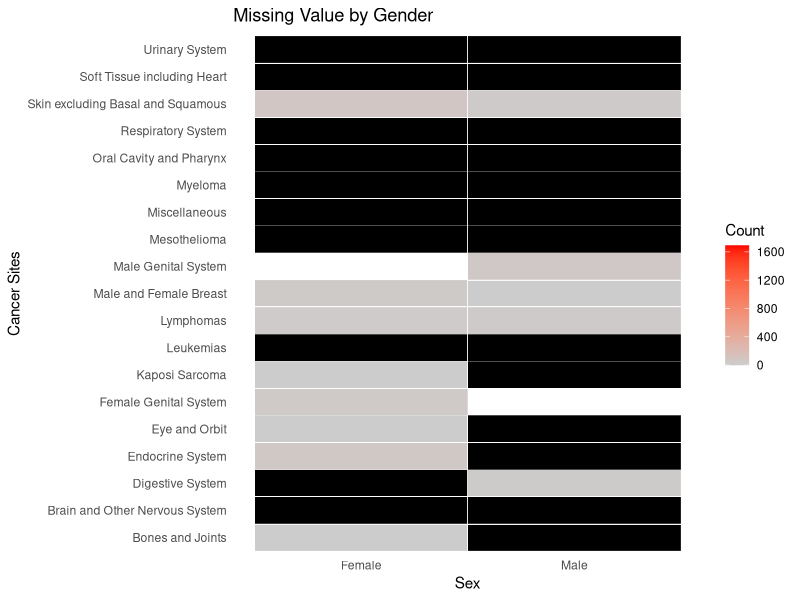
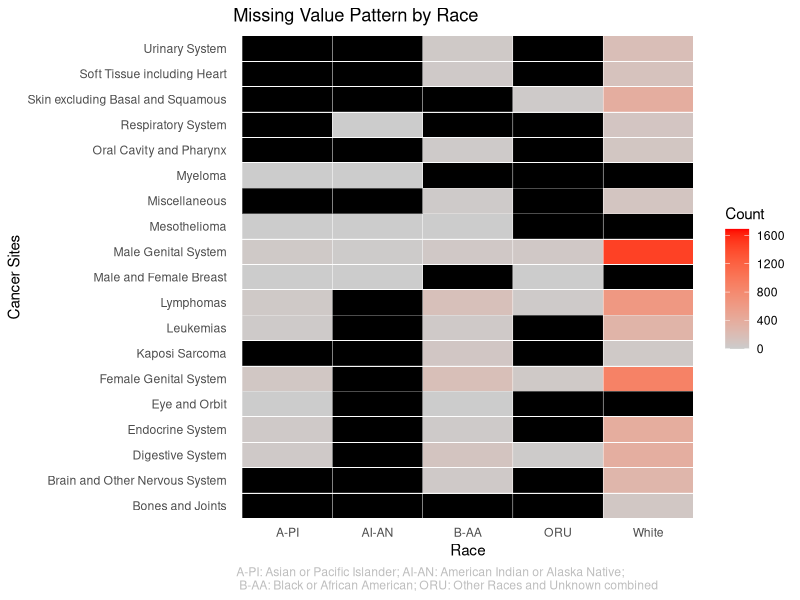
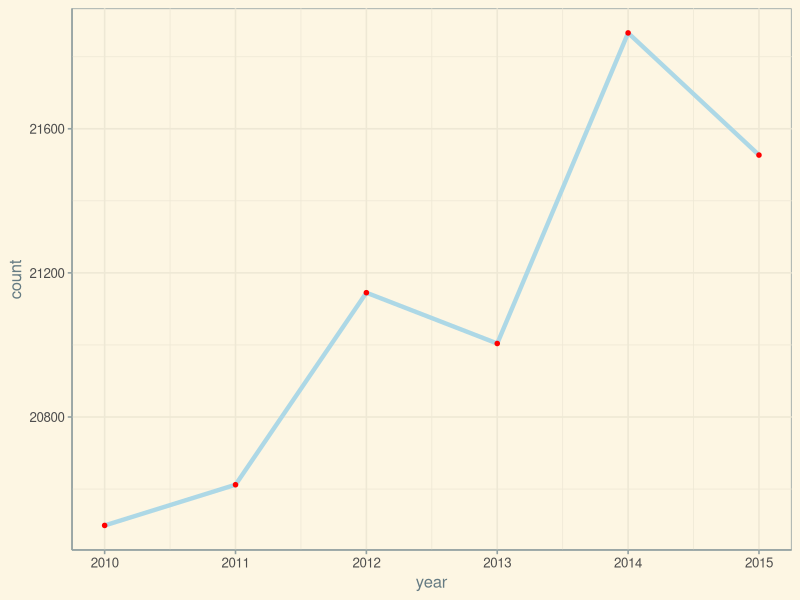
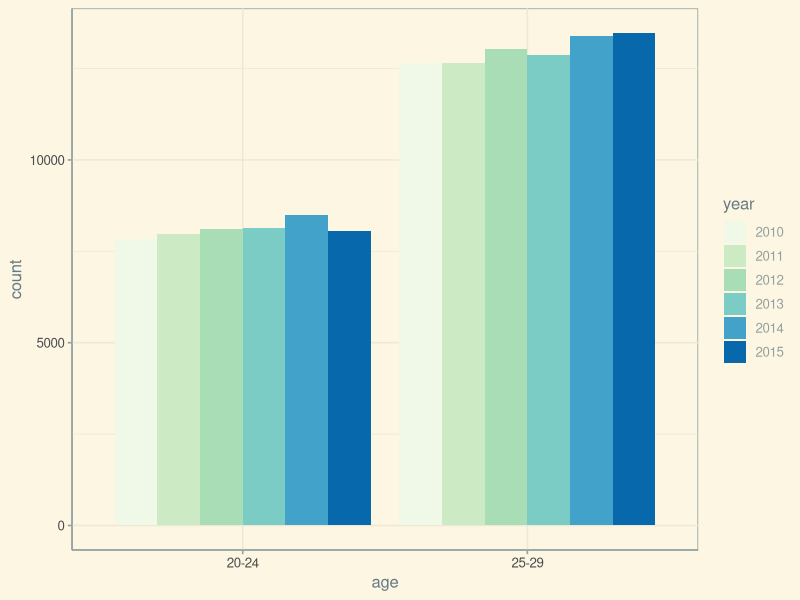
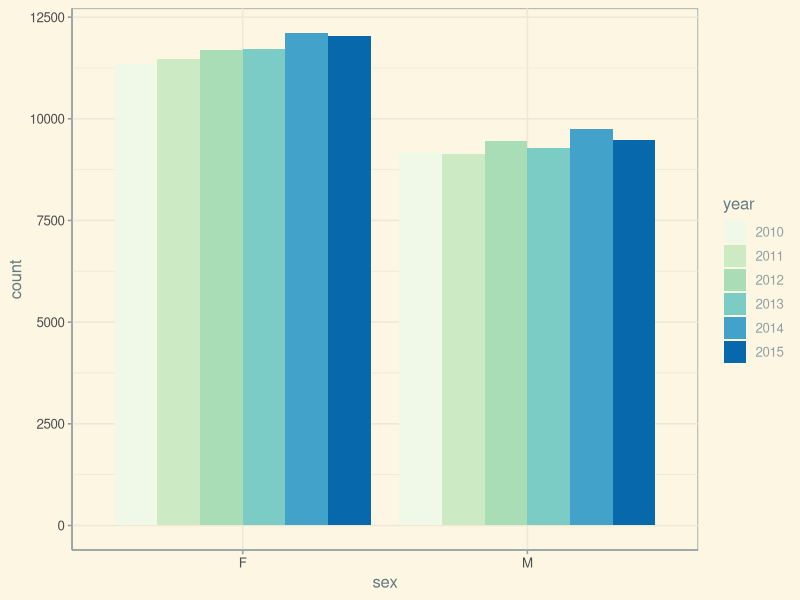
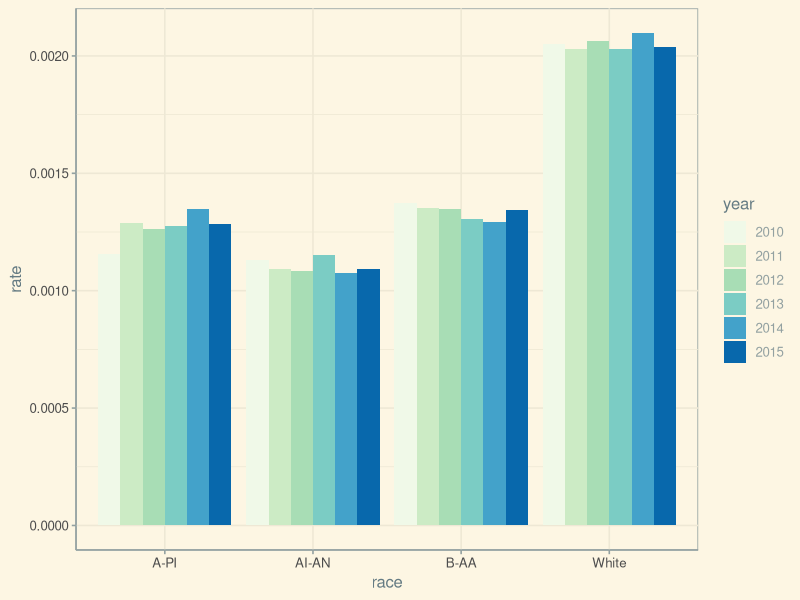
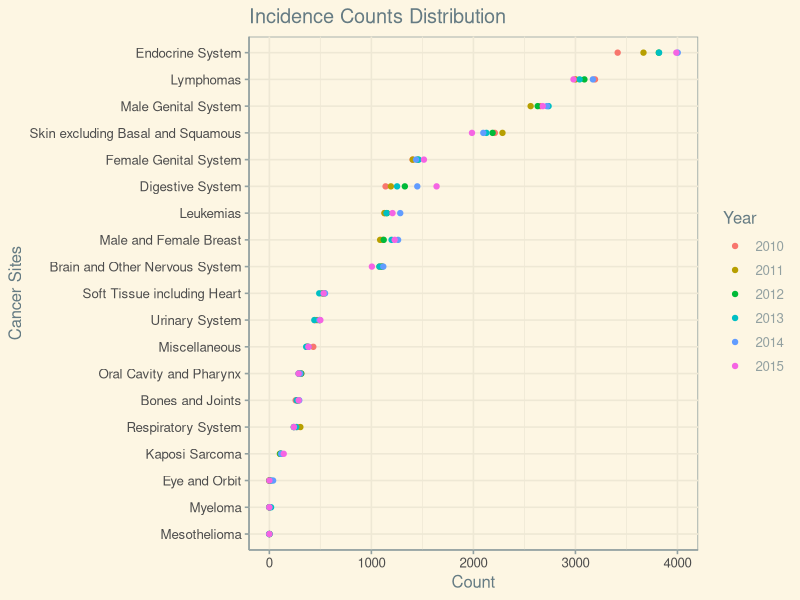
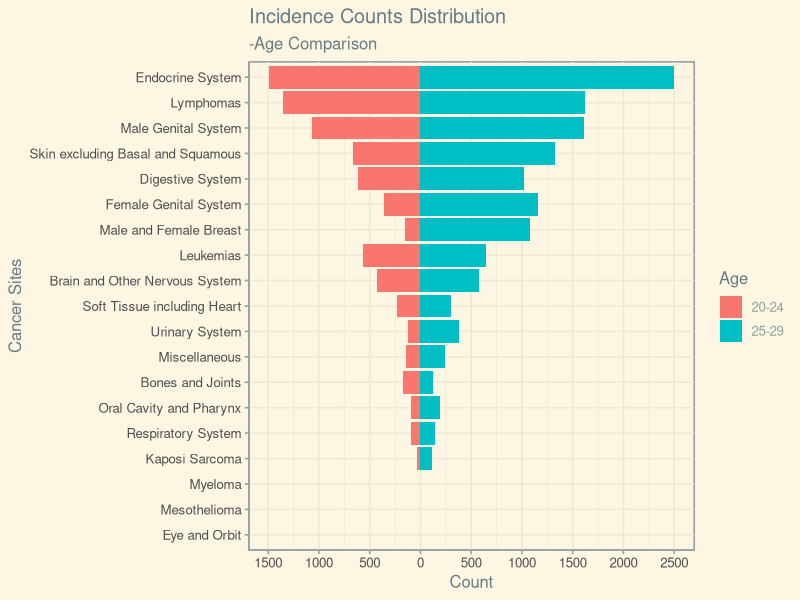

Reproduce these figures in R, in order.
## ---- chunk 1
knitr::opts_chunk$set(cache = TRUE)
## ---- chunk 2
# loading libraries
library(dplyr)
library(tidyr)
library(ggplot2)
library(ggthemes)
library(viridis)
library(gridExtra)
## ---- chunk 3
cancer <- read.table("../data/tidy/data_p.txt",fill = T, header = T)
head(cancer, 3)
## ---- chunk 4
cancer_c <- cancer %>% dplyr::select(-14,-4,-5,-10) %>% filter(Cancer.Sites != "Applicable" & Cancer.Sites != "Not" & Count != "Not" & Count != "Applicable") 
#head(cancer_c,3)
## ---- chunk 5
cancer_all <- cancer_c %>% filter(Cancer.Sites.Code == 0)
cancer_all$Count <- as.numeric(as.character(cancer_all$Count))
cancer_all[which(cancer_all$Race == "American Indian or Alaska Native"),]$Race <- "AI-AN"
cancer_all[which(cancer_all$Race == "Asian or Pacific Islander"),]$Race <- "A-PI"
cancer_all[which(cancer_all$Race == "Black or African American"),]$Race <- "B-AA"
cancer_all[which(cancer_all$Race == "Other Races and Unknown combined"),]$Race <- "ORU"
head(cancer_all,3)
## ---- chunk 6
cancer_noall <- cancer_c %>% filter(Cancer.Sites.Code != 0 & Cancer.Sites.Code != "Breast-InSitu"  & Cancer.Sites.Code != "Breast-InSitu-Male" & Cancer.Sites.Code != "Breast-InSitu-Female")

a <- c(which(cancer_noall$Cancer.Sites.Code == "21041-21049")[1] : (which(cancer_noall$Cancer.Sites.Code == "21060")[1] - 1))
cancer_noall <- cancer_noall[-a,]
b <- c(which(cancer_noall$Cancer.Sites.Code == "21071")[1] : (which(cancer_noall$Cancer.Sites.Code == "21080")[1] - 1))
cancer_noall <- cancer_noall[-b,]
c <- c(which(cancer_noall$Cancer.Sites.Code == "33011")[1] : (which(cancer_noall$Cancer.Sites.Code == "33041-33042")[1] - 1))
cancer_noall <- cancer_noall[-c,]
d <- c(which(cancer_noall$Cancer.Sites.Code == "33041")[1] : (which(cancer_noall$Cancer.Sites.Code == "34000")[1] - 1))
cancer_noall <- cancer_noall[-d,]
e <- c(which(cancer_noall$Cancer.Sites.Code == "35013")[1] : (which(cancer_noall$Cancer.Sites.Code == "36010")[1] - 1))
cancer_noall <- cancer_noall[-e,]
cancer_noall$Race <- as.character(cancer_noall$Race)
cancer_noall[which(cancer_noall$Race == "American Indian or Alaska Native"),]$Race <- "AI-AN"
cancer_noall[which(cancer_noall$Race == "Asian or Pacific Islander"),]$Race <- "A-PI"
cancer_noall[which(cancer_noall$Race == "Black or African American"),]$Race <- "B-AA"
cancer_noall[which(cancer_noall$Race == "Other Races and Unknown combined"),]$Race <- "ORU"

labels <- c("20010-20100","21010-21130","22010-22060","23000", "24000", "25010-25020", "26000", "27010-27070","28010-28040", "29010-29040", "30000", "31010-31040", "32010-32020","33011-33042","34000","35011-35043", "36010", "36020", "37000")
cancer1_m <- cancer_noall %>% filter(Cancer.Sites.Code %in% labels)
#head(cancer1_m,5)

cancer2_m <- cancer_noall[-which(cancer_noall$Cancer.Sites.Code %in% labels),]
#head(cancer2_m,5)
## ---- chunk 7
cancer1 <- cancer1_m %>% filter(Count != "Suppressed")
cancer2 <- cancer2_m %>% filter(Count != "Suppressed")
cancer1$Count <- as.numeric(as.character(cancer1$Count))
cancer2$Count <- as.numeric(as.character(cancer2$Count))
head(cancer1,3)
head(cancer2,3)
## ---- chunk 8
cancer_s <- cancer1_m %>% dplyr::select(1,5,8)
cancer_s$Count <- as.numeric(as.character(cancer_s$Count))
ggplot(cancer_s, aes(x = Cancer.Sites, y = Sex, fill = Count)) +
  geom_tile(color = "white") + 
  scale_fill_gradient(low = "grey80", high = "red", na.value = "black") + 
  ggtitle("Missing Value by Gender")+
  xlab("Cancer Sites")+
  theme_classic() + coord_flip()+theme(axis.line = element_blank(),
                                  axis.ticks = element_blank())

## ---- chunk 9
cancer1_m[which(cancer1_m$Count == "Suppressed"),]$Count <- NA
cancer_r <- cancer1_m %>% dplyr::select(1,7,8)

cancer_r$Count <- as.numeric(as.character(cancer_r$Count))

ggplot(cancer_r, aes(x = Cancer.Sites, y = Race, fill = Count)) +
  geom_tile(color = "white") + 
  scale_fill_gradient(low = "grey80", high = "red", na.value = "black") + 
  ggtitle("Missing Value Pattern by Race")+
  xlab("Cancer Sites")+
  labs(caption = paste(c(" A-PI: Asian or Pacific Islander; AI-AN: American Indian or Alaska Native;"),"\n"                                  ,c(" B-AA: Black or African American; ORU: Other Races and Unknown combined")))+
  theme_classic() + coord_flip()+theme(axis.line = element_blank(),
                                  axis.ticks = element_blank(),
                                  plot.caption =element_text(color = "grey",hjust = 0))
## ---- chunk 10
cancer_year <- data.frame(year = cancer_all$Year, count = cancer_all$Count)
cancer_year1 <- aggregate(cancer_year$count, by=list(Category=cancer_year$year), FUN=sum)
colnames(cancer_year1) <- c("year","count")
cancer_year$count <- as.factor(cancer_year$count)
g1 <- ggplot(cancer_year1,aes(x = year, y = count, group = 1)) + geom_line(col = "lightblue", size=1.5) + geom_point(size=2, shape=20, col = "red") + theme_solarized()
g1
## ---- chunk 11
cancer_age <- data.frame(age = cancer_all$Age.Groups.Code, count = cancer_all$Count, year = as.factor(cancer_all$Year))
cancer_age1 <- aggregate(count~age+year, data = cancer_age, FUN="sum")
g2 <- ggplot(cancer_age1, aes(x = age, y = count, fill = year)) + geom_bar(stat = "identity", position = "dodge") + scale_fill_brewer(palette = 4)+ theme(axis.text.x = element_text(size = 7, angle = 10)) + theme_solarized()
g2
## ---- chunk 12
cancer_sex <- data.frame(year = as.factor(cancer_all$Year), sex = cancer_all$Sex.Code, count = cancer_all$Count)
cancer_sex1 <- aggregate(count~sex+year, data = cancer_sex, FUN="sum")
g3 <- ggplot(cancer_sex1,aes(x = sex, y = count, fill = year)) + geom_bar(stat = "identity", position = "dodge") + scale_fill_brewer(palette = 4)+ theme(axis.text.x = element_text(size = 7, angle = 10)) + theme_solarized()
g3
## ---- chunk 13
cancer_race <- data.frame(year = as.factor(cancer_all$Year), race = cancer_all$Race, count = cancer_all$Count, pop = cancer_all$Population)
cancer_race <- cancer_race[cancer_race$pop!="Not",]
cancer_race$rate <- as.numeric(as.character(cancer_race$count))/as.numeric(as.character(cancer_race$pop))
cancer_race1 <- aggregate(rate~race+year, data = cancer_race, FUN="sum")
g3 <- ggplot(cancer_race1,aes(x = race, y = rate, fill = year)) + geom_bar(stat = "identity", position = "dodge") + scale_fill_brewer(palette = 4)+ theme(axis.text.x = element_text(size = 7, angle = 10))+ theme_solarized()
g3
## ---- chunk 14
df <- cancer1 %>%  dplyr::select(3,1,8) %>% tibble::rowid_to_column() %>% spread(Cancer.Sites, Count) %>% group_by(Year) %>% summarise_each(funs(sum(.,na.rm = T))) %>% dplyr::select(-2) %>% gather(Type, num, -Year)
df$Year <- as.factor(df$Year)
ggplot(df, aes(x = num, y = reorder(Type,num), color = Year)) + 
            geom_point()+xlab("Count")+
            ylab("Cancer Sites") +
            ggtitle("Incidence Counts Distribution") +
           theme_solarized()

## ---- chunk 15

agearea <- cancer1 %>% filter(Year == "2015") %>% dplyr::select(Age.Groups.Code,1,8) %>% tibble::rowid_to_column() %>% spread(Age.Groups.Code, Count) %>% group_by(Cancer.Sites) %>% summarise_each(funs(sum(.,na.rm = T))) %>% dplyr::select(-2)
agearea[,2] <- agearea[,2] *(-1)
agearea <- agearea %>% gather(Age, Count, -Cancer.Sites)

ggplot(agearea, aes(x = reorder(Cancer.Sites, abs(Count)), y = Count, group = Age, fill = Age)) + 
               geom_bar(position = "stack", stat = "identity")  + 
               scale_y_continuous(labels = c(3000,2500,2000,1500,1000,500,0,500,1000,1500,2000,2500,3000), 
                                  breaks = seq(-3000,3000,500))+
               xlab("Cancer Sites")+ 
               ggtitle("Incidence Counts Distribution", subtitle = "-Age Comparison") + 
               theme_solarized()+
               scale_fill_discrete(name = "Age")+
               coord_flip()

## ---- chunk 16
gender <- cancer1 %>% filter(Year == "2015") %>% dplyr::select("Sex",1,8) %>% tibble::rowid_to_column() %>% spread(Sex, Count) %>% group_by(Cancer.Sites) %>% summarise_each(funs(sum(.,na.rm = T))) %>% dplyr::select(-2)
gender$Male <- gender$Male *(-1)
gender <- gender %>% gather(Sex, Count, -Cancer.Sites)
ggplot(gender, aes(x = reorder(Cancer.Sites, abs(Count)), y = Count, group = Sex, fill = Sex)) + 
               geom_bar(position = "stack", stat = "identity")  + 
               scale_y_continuous(labels = c(4000,3000,2000,1000,0,1000,2000,3000,4000), 
                                  breaks = seq(-4000,4000,1000))+xlab("Cancer Sites")+ 
               ggtitle("Incidence Counts Distribution", subtitle = "-Gender Comparison") + 
               theme_solarized()+
                scale_fill_discrete(name = "Gender")+
               coord_flip()

## ---- chunk 17

race2 <- cancer1%>% filter(Year == "2015")  %>% filter(Population != "Not") %>% dplyr::select(1,7,8) %>% tibble::rowid_to_column() %>% spread(Cancer.Sites, Count) %>% group_by(Race) %>% summarise_each(funs(sum(.,na.rm = T))) %>% dplyr::select(-2)

pop <-cancer1 %>% filter(Year == "2015") %>% filter(Population != "Not") %>% dplyr::select(1,7,9) %>%
group_by(Race) %>% summarise(population = sum(as.numeric(as.character(Population)),na.rm = T))
pop[,2:20] <-as.numeric(as.character(pop$population)) 

df <- race2[,-1]/pop[,-1] *1000000
df <- cbind(race = race2$Race, df)
df$race <- as.character(df$race)
sum <- as.numeric(apply(df[,-1],-1,sum))
df1 <- rbind(data.frame(apply(df[-1], -1, as.numeric)), sum)
df1 <- cbind(race = c(df$race,"sum"), df1)
colnames(df1) <- colnames(df)
p <- df1[-5,] %>% gather(type, rate, -race) 
ggplot(p, aes(x = reorder(type,rate), y = rate, fill = race)) +
          geom_bar(stat = "identity")+ 
          xlab("Cancer Sites")+
          ylab("Rate")+
          ggtitle("Cancer Crude Rate Distribution")+
          theme_solarized()+
          theme(axis.line = element_blank(),
                 axis.ticks = element_blank())+
   labs(caption = paste(c("Rate: The number of people diagnosed with cancer per 1 million people"),"\n","\n",
                        c(" A-PI: Asian or Pacific Islander; AI-AN: American Indian or Alaska Native;"),"\n",
                        c(" B-AA: Black or African American; ORU: Other Races and Unknown combined")))+
          coord_flip()

## ---- chunk 18
Race <- cancer1 %>% filter(Year == "2015") %>% dplyr::select(7,1,8) %>% tibble::rowid_to_column() %>% spread(Cancer.Sites, Count) %>% group_by(Race) %>% summarise_each(funs(sum(.,na.rm = T))) %>% dplyr::select(-2)
names <- colnames(Race)
Race$Race<-as.character(Race$Race)
Race$total <- as.numeric(apply(Race[,-1], 1, sum))
Race <- cbind(Race = Race$Race, data.frame(apply(Race[,-1], -1, as.numeric)))
colnames(Race) <- c(names,"total")
for (j in 2:21){

  for (i in 1:5){

  Race[i,j] <- 100 * Race[i,j]/Race[i,21]
  }
}

df <- Race %>% dplyr::select(-21) %>% gather(Type, rate, -Race)

ggplot(df, aes(x = Race, fill = round(rate, 2), y = Type))  + 
           geom_tile()  + 
           ylab("Cancer Sites") + 
           ggtitle("Cancer Incidence Rate Distribution within Race (Unit: %)") +
           geom_text(aes(label = round(rate, 2)),  color = "white") +
           labs(caption = paste(c(" A-PI: Asian or Pacific Islander; AI-AN: American Indian or Alaska Native;"),"\n"                                  ,c(" B-AA: Black or African American; ORU: Other Races and Unknown combined")))+
           scale_fill_viridis()+
           guides(fill=FALSE) +
           theme_classic() +theme(axis.line = element_blank(),
                                  axis.ticks = element_blank(),
                                  plot.caption =element_text(color = "grey",hjust = 0))
        
## ---- chunk 19
# Year
df <- cancer2 %>%  dplyr::select(3,1,8) %>% tibble::rowid_to_column() %>% spread(Cancer.Sites, Count) %>% group_by(Year) %>% summarise_each(funs(sum(.,na.rm = T))) %>% dplyr::select(-2) %>% gather(Type, num, -Year)
df$Year <- as.factor(df$Year)
g1 <-  df %>%  group_by(Year) %>% top_n(5, num) %>% ungroup()

# Age
df <- cancer2 %>%  filter(Year == "2015") %>%  dplyr::select(4,1,8) %>% tibble::rowid_to_column() %>% spread(Cancer.Sites, Count) %>% group_by(Age.Groups.Code) %>% summarise_each(funs(sum(.,na.rm = T))) %>% dplyr::select(-2) %>% gather(Type, num, -Age.Groups.Code)
df$Age.Groups.Code <- as.factor(df$Age.Groups.Code)
g2 <-  df %>%  group_by(Age.Groups.Code) %>% top_n(5, num) %>% ungroup()

#Sex
df <- cancer2 %>% filter(Year == "2015") %>% dplyr::select(5,1,8) %>% tibble::rowid_to_column() %>% spread(Cancer.Sites, Count) %>% group_by(Sex) %>% summarise_each(funs(sum(.,na.rm = T))) %>% dplyr::select(-2) %>% gather(Type, num, -Sex)
df$Sex <- as.factor(df$Sex)
g3 <- df %>%  group_by(Sex) %>% top_n(5, num) %>% ungroup()

#Race
df <- cancer2 %>%  filter(Year == "2015") %>%  dplyr::select(7,1,8) %>% tibble::rowid_to_column() %>% spread(Cancer.Sites, Count) %>% group_by(Race) %>% summarise_each(funs(sum(.,na.rm = T))) %>% dplyr::select(-2) %>% gather(Type, num, -Race)
df$Race <- as.factor(df$Race)
g4 <- df %>%  group_by(Race) %>% top_n(5, num) %>% ungroup() %>% filter(num != 0)

#sex & age
df <- unite(cancer2%>% filter(Year == "2015"),"age_sex", 4:5, sep = "_" ) 
df <- df %>% dplyr::select(4,1,7) %>% tibble::rowid_to_column() %>% spread(Cancer.Sites, Count) %>% group_by(age_sex) %>% summarise_each(funs(sum(.,na.rm = T))) %>% dplyr::select(-2) %>% gather(Type, num, -age_sex)
df$age_sex <- as.factor(df$age_sex)
g5<-  df %>%  group_by(age_sex) %>% top_n(5, num) %>% ungroup()%>% filter(num != 0) %>% filter(age_sex == "20-24_Female")

#sex & race
df <- unite(cancer2%>% filter(Year == "2015"),"sex_race", 6:7, sep = "_" ) 
df <- df %>% dplyr::select(6,1,7) %>% tibble::rowid_to_column() %>% spread(Cancer.Sites, Count) %>% group_by(sex_race) %>% summarise_each(funs(sum(.,na.rm = T))) %>% dplyr::select(-2) %>% gather(Type, num, -sex_race)
df$sex_race <- as.factor(df$sex_race)
g6<-  df %>%  group_by(sex_race) %>% top_n(5, num) %>% ungroup()%>% filter(num != 0)

# age & race

df <- unite(cancer2%>% filter(Year == "2015"),"age_race", c(4,7), sep = "_" ) 
df <- df %>% dplyr::select(4,1,7) %>% tibble::rowid_to_column() %>% spread(Cancer.Sites, Count) %>% group_by(age_race) %>% summarise_each(funs(sum(.,na.rm = T))) %>% dplyr::select(-2) %>% gather(Type, num, -age_race)
df$age_race <- as.factor(df$age_race)
 g7<-  df %>%  group_by(age_race) %>% top_n(5, num) %>% ungroup()%>% filter(num != 0)

#sex&race&age

df <- unite(cancer2%>% filter(Year == "2015"),"ars", c(4,6,7), sep = "_" ) 
df <- df %>% dplyr::select(4,1,6) %>% tibble::rowid_to_column() %>% spread(Cancer.Sites, Count) %>% group_by(ars) %>% summarise_each(funs(sum(.,na.rm = T))) %>% dplyr::select(-2) %>% gather(Type, num, -ars)
df$ars <- as.factor(df$ars)
g8<- df %>%  group_by(ars) %>% top_n(5, num) %>% ungroup()%>% filter(num != 0) %>% filter(ars == "20-24_F_White")

